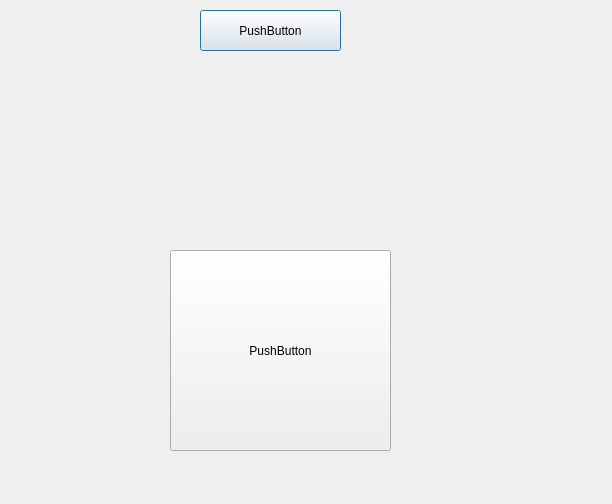
<?xml version="1.0" encoding="UTF-8"?>
<ui version="4.0">
 <class>PushButtonWithMenuDemoClass</class>
 <widget class="QDialog" name="PushButtonWithMenuDemoClass">
  <property name="geometry">
   <rect>
    <x>0</x>
    <y>0</y>
    <width>612</width>
    <height>504</height>
   </rect>
  </property>
  <property name="windowTitle">
   <string>PushButtonWithMenuDemo</string>
  </property>
  <widget class="OptionPushButton" name="pushButton">
   <property name="geometry">
    <rect>
     <x>200</x>
     <y>10</y>
     <width>141</width>
     <height>41</height>
    </rect>
   </property>
   <property name="text">
    <string>PushButton</string>
   </property>
  </widget>
  <widget class="HeadAndStatusWidget" name="widget" native="true">
   <property name="geometry">
    <rect>
     <x>170</x>
     <y>50</y>
     <width>200</width>
     <height>200</height>
    </rect>
   </property>
   <property name="minimumSize">
    <size>
     <width>200</width>
     <height>200</height>
    </size>
   </property>
   <property name="maximumSize">
    <size>
     <width>200</width>
     <height>200</height>
    </size>
   </property>
  </widget>
  <widget class="LiveButton" name="pushButton_2">
   <property name="geometry">
    <rect>
     <x>170</x>
     <y>250</y>
     <width>221</width>
     <height>201</height>
    </rect>
   </property>
   <property name="text">
    <string>PushButton</string>
   </property>
  </widget>
 </widget>
 <layoutdefault spacing="6" margin="11"/>
 <customwidgets>
  <customwidget>
   <class>OptionPushButton</class>
   <extends>QPushButton</extends>
   <header>OptionPushButton.h</header>
  </customwidget>
  <customwidget>
   <class>HeadAndStatusWidget</class>
   <extends>QWidget</extends>
   <header>HeadAndStatusWidget.h</header>
   <container>1</container>
  </customwidget>
  <customwidget>
   <class>LiveButton</class>
   <extends>QPushButton</extends>
   <header>LiveButton.h</header>
  </customwidget>
 </customwidgets>
 <resources>
  <include location="PushButtonWithMenuDemo.qrc"/>
 </resources>
 <connections/>
</ui>
